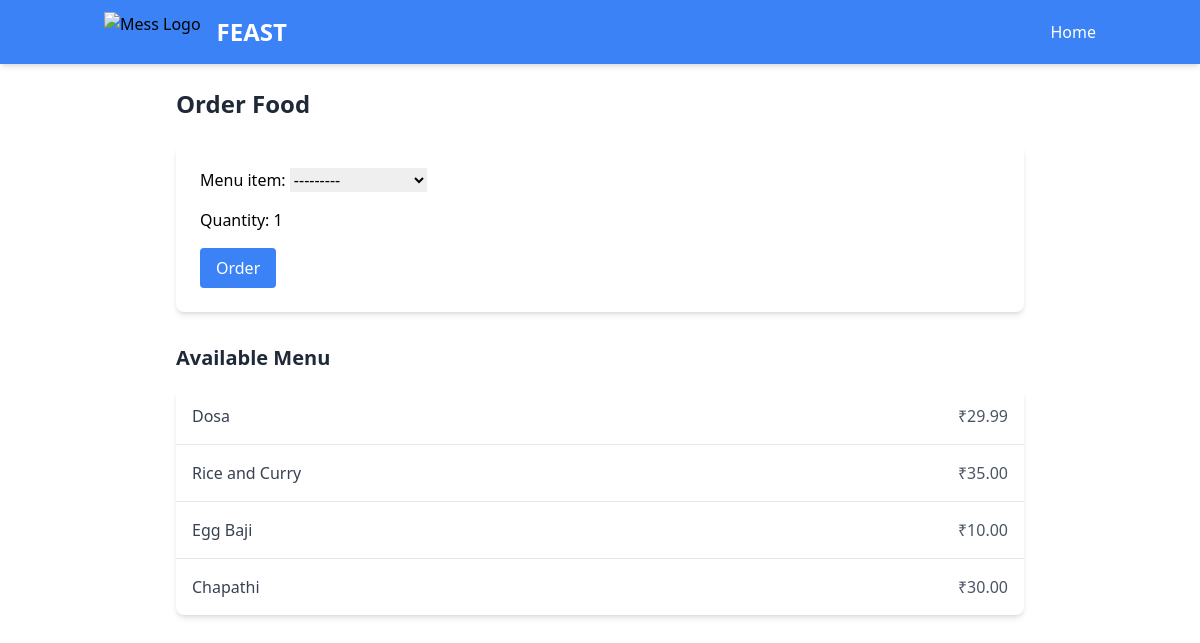
/order/ (signed in), run on the app's committed database.
### feast/models.py (models this page shows, shortened)
class Menu(models.Model):
    DAYS_OF_WEEK = [
        ('monday', 'Monday'),
        ('tuesday', 'Tuesday'),
        ('wednesday', 'Wednesday'),
        ('thursday', 'Thursday'),
        ('friday', 'Friday'),
        ('saturday', 'Saturday'),
        ('sunday', 'Sunday'),
    ]
    CATEGORY_CHOICES = [
        ('breakfast', 'Breakfast'),
        ('lunch', 'Lunch'),
        ('snacks', 'Snacks'),
        ('dinner', 'Dinner'),
    ]
    day = models.CharField(max_length=100, choices=DAYS_OF_WEEK)  # <-- Add choices here for clarity
    name = models.CharField(max_length=100)  # <- You missed this field
    description = models.TextField(blank=True, null=True)
    price = models.DecimalField(max_digits=6, decimal_places=2)
    category = models.CharField(max_length=10, choices=CATEGORY_CHOICES)
    available = models.BooleanField(default=True)
    created_at = models.DateTimeField(auto_now_add=True)

### feast/views.py (the view)
# urls.py: path('order/', order_food, name='order_food'),
@login_required
def order_food(request):
    if request.method == 'POST':
        form = OrderForm(request.POST)
        if form.is_valid():
            order = form.save(commit=False)
            order.student = request.user  # Assign the logged-in student
            order.total_price = order.menu_item.price * order.quantity  # Calculate total cost
            order.save()
            return redirect('view_orders')  # Redirect to the orders page
    else:
        form = OrderForm()
    menu_items = Menu.objects.all()
    return render(request, 'order_food.html', {'form': form, 'menu_items': menu_items})

### feast/forms.py
class OrderForm(forms.ModelForm):
    class Meta:
        model = Order
        fields = ['menu_item', 'quantity']

### templates/order_food.html (shortened to what this page needs)
<!DOCTYPE html>
<html lang="en">
<head>
    <script src="https://cdn.tailwindcss.com"></script>
</head>
<body>
  <nav class="bg-blue-500 shadow-md">
    <div class="container mx-auto px-4 py-3 flex justify-between items-center">
        <div class="flex items-center">
            <img src="FEAST.JPG" alt="Mess Logo" class="h-10 mr-4">
            <h1 class="text-2xl font-bold text-white">FEAST</h1>
        </div>
        <div class="space-x-4">
            <a href="{% url 'home' %}" class="text-white hover:text-blue-600 font-medium">Home</a>
        </div>
    </div>
</nav>
  {% block content %}
  <div class="max-w-4xl mx-auto p-6">
    <h2 class="text-2xl font-bold text-gray-800 mb-6">Order Food</h2>
    <form method="post" class="bg-white shadow-md rounded-lg p-6 mb-6">
      <div class="space-y-4">
        {{ form.as_p|safe }}
      </div>
      <button type="submit" class="mt-4 bg-blue-500 hover:bg-blue-600 text-white font-medium px-4 py-2 rounded transition duration-200">Order</button>
    </form>
    <h3 class="text-xl font-bold text-gray-800 mt-8 mb-4">Available Menu</h3>
    <ul class="bg-white shadow-md rounded-lg divide-y divide-gray-200">
      {% for item in menu_items %}
        <li class="p-4 flex justify-between items-center hover:bg-gray-50">
          <span class="font-medium text-gray-700">{{ item.name }}</span>
          <span class="text-gray-600">₹{{ item.price }}</span>
        </li>
      {% endfor %}
    </ul>
  </div>
  {% endblock %}
</body>
</html>

### data on the page
Menu: name "Dosa", price "29.99"
Menu: name "Rice and Curry", price "35.00"
Menu: name "Egg Baji", price "10.00"
Menu: name "Chapathi", price "30.00"
